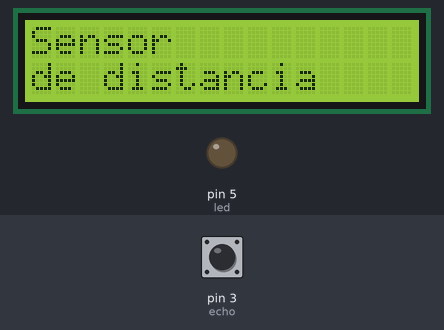
This sketch was run on a simulated Arduino Uno, built with avr-gcc and run on an emulated ATmega328P. Parts: 16×2 character LCD, output pins drawn as LEDs (lit = HIGH). Inputs (shaded band) come from the test bench; at power-on: pin 3 (echo) LOW. Pins used as bus, display or sensor lines are not drawn; what the sketch prints to the serial monitor is not drawn.

Above: at 0.1 s.
At 2.7 s:
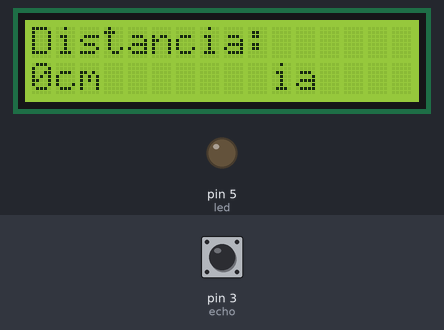
2.8 s: pin 3 (echo) pulsed HIGH 2 times (0.12 s each, 0.3 s apart)
At 5.5 s:
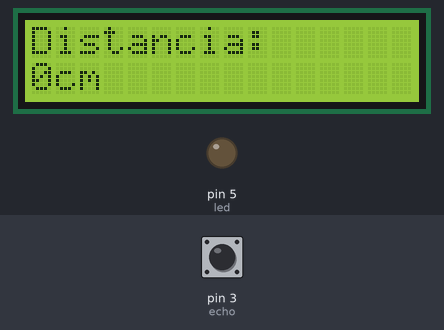
Timing chart, 0 to 7.0 s (numbered marks = the images above; inputs shaded):
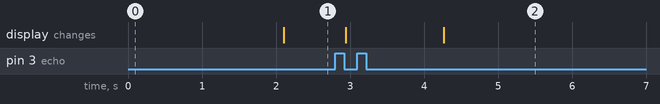

The sketch:

ultrasonido_LCD.ino
```cpp
int trigger = 2;
int echo = 3;

int led = 5;
int brillo = 0;

#include  <Wire.h>
#include  <LiquidCrystal_I2C.h>

// Constructor de la librería de LCD 16x2
// Aqui se configuran los pines asignados a la pantalla del PCF8574
LiquidCrystal_I2C lcd(0x27, 2, 1, 0, 4, 5, 6, 7, 3, POSITIVE);

void setup() {
  // put your setup code here, to run once:
  Serial.begin(9600);
  pinMode(trigger, OUTPUT);
  pinMode(echo, INPUT);

  pinMode(led, OUTPUT);
  digitalWrite(trigger, LOW);

   // Indicar a la libreria que tenemos conectada una pantalla de 16x2
  lcd.begin(16, 2);
  // Mover el cursor a la primera posición de la pantalla (0, 0)
  lcd.home ();
  // Imprimir "Hola Mundo" en la primera linea
  lcd.print("Sensor");
  // Mover el cursor a la segunda linea (1) primera columna
  lcd.setCursor ( 0, 1 );
  // Imprimir otra cadena en esta posicion
  lcd.print("de distancia");
  // Esperar un segundo
  delay(1000);
}

void loop() {
  // put your main code here, to run repeatedly:
long t;
long d;

digitalWrite(trigger, LOW);
delayMicroseconds(2);
digitalWrite(trigger, HIGH);
delayMicroseconds(10);

t = pulseIn(echo, HIGH);
d = t * 0.034 / 2;

brillo = map(d, 2, 400, 0, 255);
if(d <= 20 && d > 2){
  digitalWrite(led, HIGH);
  delay(10*d);
  digitalWrite(led, LOW);
  delay(10*d);
}


Serial.println(brillo);

lcd.home ();
  // Imprimir "Hola Mundo" en la primera linea
  lcd.print("Distancia:");
  // Mover el cursor a la segunda linea (1) primera columna
  lcd.setCursor ( 0, 1 );
  // Imprimir otra cadena en esta posicion
  lcd.print(d);
  lcd.print("cm       ");


Serial.print("Distancia: ");
Serial.print(d);
Serial.print(" cm");

Serial.println();


}
```

Measured:
- after the input at 2.8 s, the display: first changes after 0.15 s (image 2 shows a later state)
